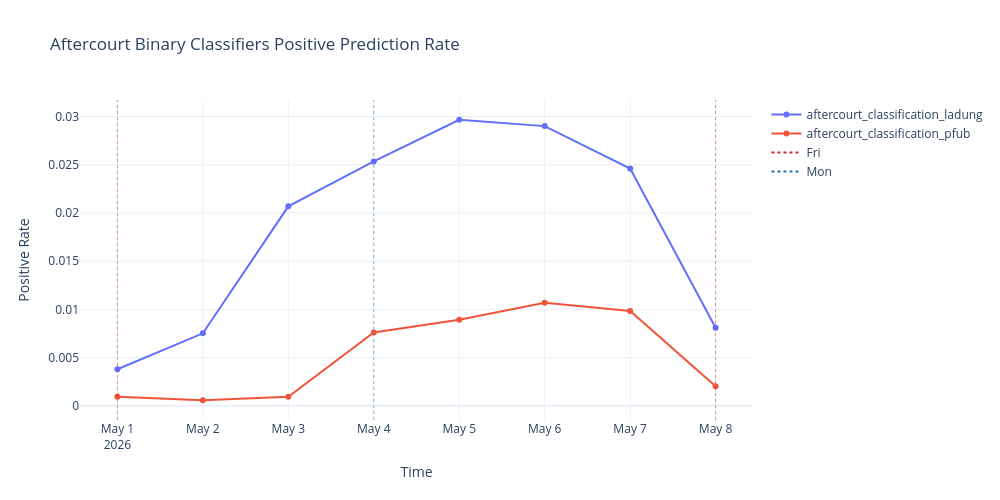

The notebook cell this image was saved under:
### Code cell
plot_time_series(df, title="Aftercourt Binary Classifiers Positive Prediction Rate", ylabel="Positive Rate")

### Figure 1 — Plotly figure (JSON) as saved in the notebook; plotly's stock layout.template omitted (floating-point values rounded to 4 significant figures)
{"data": [{"hovertemplate": "Metric=aftercourt_classification_ladung<br>Time=%{x}<br>Positive Rate=%{y}<extra></extra>", "legendgroup": "aftercourt_classification_ladung", "line": {"color": "#636efa", "dash": "solid"}, "marker": {"symbol": "circle"}, "mode": "lines+markers", "name": "aftercourt_classification_ladung", "orientation": "v", "showlegend": true, "type": "scatter", "x": ["2026-05-01T00:00:00.000000000", "2026-05-02T00:00:00.000000000", "2026-05-03T00:00:00.000000000", "2026-05-04T00:00:00.000000000", "2026-05-05T00:00:00.000000000", "2026-05-06T00:00:00.000000000", "2026-05-07T00:00:00.000000000", "2026-05-08T00:00:00.000000000"], "xaxis": "x", "y": [0.00379, 0.00752, 0.02068, 0.02534, 0.02966, 0.029, 0.0246, 0.0081], "yaxis": "y"}, {"hovertemplate": "Metric=aftercourt_classification_pfub<br>Time=%{x}<br>Positive Rate=%{y}<extra></extra>", "legendgroup": "aftercourt_classification_pfub", "line": {"color": "#EF553B", "dash": "solid"}, "marker": {"symbol": "circle"}, "mode": "lines+markers", "name": "aftercourt_classification_pfub", "orientation": "v", "showlegend": true, "type": "scatter", "x": ["2026-05-01T00:00:00.000000000", "2026-05-02T00:00:00.000000000", "2026-05-03T00:00:00.000000000", "2026-05-04T00:00:00.000000000", "2026-05-05T00:00:00.000000000", "2026-05-06T00:00:00.000000000", "2026-05-07T00:00:00.000000000", "2026-05-08T00:00:00.000000000"], "xaxis": "x", "y": [0.00095, 0.00058, 0.00094, 0.0076, 0.00892, 0.01068, 0.00984, 0.00202], "yaxis": "y"}, {"hoverinfo": "skip", "line": {"color": "#d62728", "dash": "dot"}, "mode": "lines", "name": "Fri", "showlegend": true, "type": "scatter", "x": ["2026-05-01T00:00:00"], "y": [null]}, {"hoverinfo": "skip", "line": {"color": "#1f77b4", "dash": "dot"}, "mode": "lines", "name": "Mon", "showlegend": true, "type": "scatter", "x": ["2026-05-04T00:00:00"], "y": [null]}], "layout": {"height": 500, "hovermode": "x unified", "legend": {"title": {"text": ""}, "tracegroupgap": 0}, "shapes": [{"line": {"color": "#d62728", "dash": "dot", "width": 1}, "opacity": 0.5, "type": "line", "x0": "2026-05-01T00:00:00", "x1": "2026-05-01T00:00:00", "xref": "x", "y0": 0, "y1": 1, "yref": "y domain"}, {"line": {"color": "#1f77b4", "dash": "dot", "width": 1}, "opacity": 0.5, "type": "line", "x0": "2026-05-04T00:00:00", "x1": "2026-05-04T00:00:00", "xref": "x", "y0": 0, "y1": 1, "yref": "y domain"}, {"line": {"color": "#d62728", "dash": "dot", "width": 1}, "opacity": 0.5, "type": "line", "x0": "2026-05-08T00:00:00", "x1": "2026-05-08T00:00:00", "xref": "x", "y0": 0, "y1": 1, "yref": "y domain"}], "title": {"text": "Aftercourt Binary Classifiers Positive Prediction Rate"}, "width": 1000, "xaxis": {"anchor": "y", "domain": [0, 1], "title": {"text": "Time"}}, "yaxis": {"anchor": "x", "domain": [0, 1], "title": {"text": "Positive Rate"}}}}
